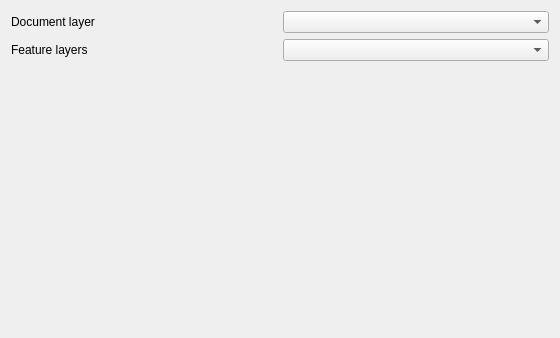
<?xml version="1.0" encoding="UTF-8"?>
<ui version="4.0">
 <class>ConfigurationWizard</class>
 <widget class="QWidget" name="ConfigurationWizardLayerPage">
  <property name="geometry">
   <rect>
    <x>0</x>
    <y>0</y>
    <width>560</width>
    <height>338</height>
   </rect>
  </property>
  <layout class="QGridLayout" name="gridLayout_2">
   <item row="3" column="0">
    <spacer name="verticalSpacer">
     <property name="orientation">
      <enum>Qt::Vertical</enum>
     </property>
     <property name="sizeHint" stdset="0">
      <size>
       <width>20</width>
       <height>40</height>
      </size>
     </property>
    </spacer>
   </item>
   <item row="1" column="0">
    <widget class="QLabel" name="label_2">
     <property name="text">
      <string>Feature layers</string>
     </property>
    </widget>
   </item>
   <item row="1" column="1">
    <widget class="QgsCheckableComboBox" name="mFeatureLayersComboBox"/>
   </item>
   <item row="0" column="0">
    <widget class="QLabel" name="label">
     <property name="text">
      <string>Document layer</string>
     </property>
    </widget>
   </item>
   <item row="0" column="1">
    <widget class="QgsMapLayerComboBox" name="mDocumentLayerComboBox"/>
   </item>
   <item row="2" column="0" colspan="2">
    <widget class="QLabel" name="mErrorLabel">
     <property name="text">
      <string/>
     </property>
    </widget>
   </item>
  </layout>
 </widget>
 <customwidgets>
  <customwidget>
   <class>QgsMapLayerComboBox</class>
   <extends>QComboBox</extends>
   <header>qgsmaplayercombobox.h</header>
  </customwidget>
  <customwidget>
   <class>QgsCheckableComboBox</class>
   <extends>QComboBox</extends>
   <header>qgscheckablecombobox.h</header>
  </customwidget>
 </customwidgets>
 <resources/>
 <connections/>
</ui>
